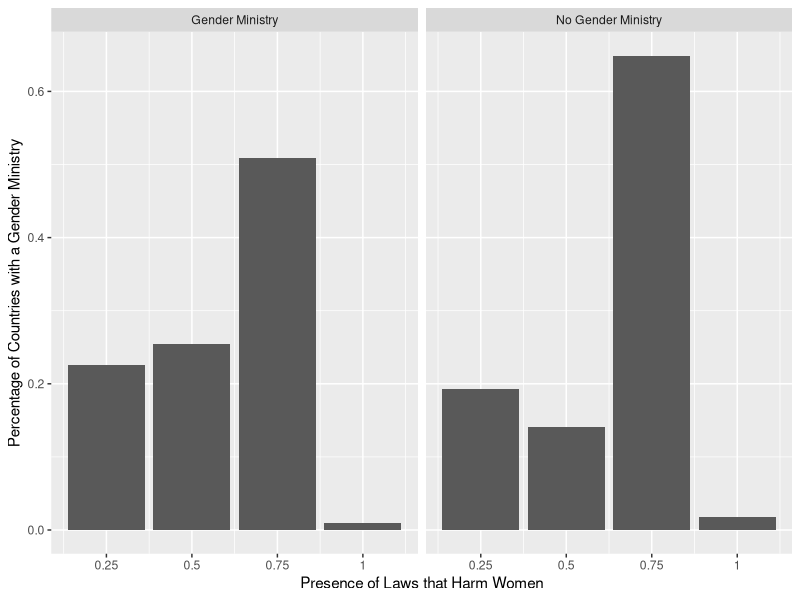
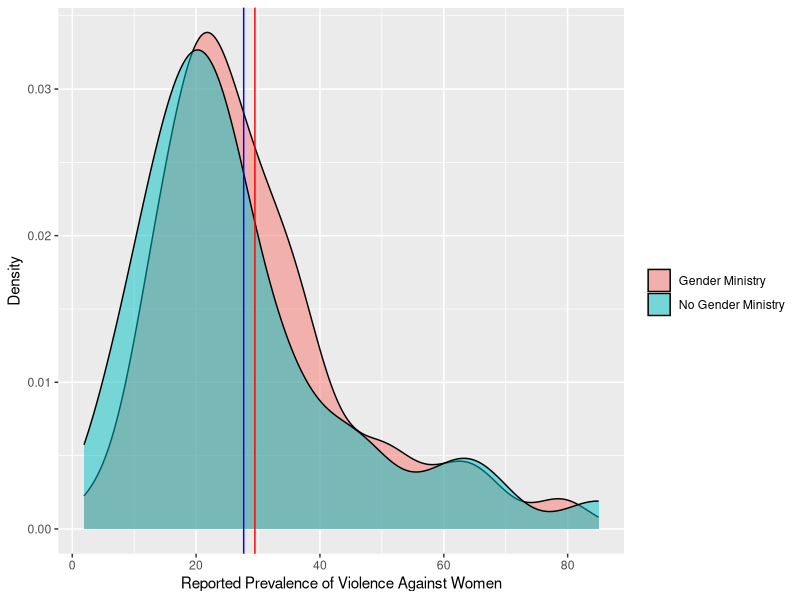

The R script that drew these images, in order:
## ---- chunk 1
library(tidyverse)

vaw <- read.csv("OECD_VAW.csv")
vaw

laws <- read.csv("LAWS.csv")
laws

prevalence <- read.csv("PREVALENCE.csv")
prevalence

attitudes <- read.csv("ATTITUDES.csv")
attitudes

prevalence_and_laws <- read.csv("PREVALENCE_LAWS.csv")
prevalence_and_laws

laws_and_attitudes <- read.csv("LAWS_ATTITUDES.csv")
laws_and_attitudes

attitudes_and_prevalence <- read.csv("ATTITUDES_PREVALENCE.csv")
attitudes_and_prevalence
## ---- chunk 2
laws$LOCATION[2] <- "AUT"
## ---- chunk 3
no_ministry_countries <- c("HUN","ISL","IRL","USA","ALB","ARM","BLR","CHN","HRV","GEO","HKG","KAZ","LVA","MDA","PHL","ROU","RUS","SAU","SGP","SDN","THA","UKR","ARE","URY","BHR","BTN","BOL","COG","CUB","ECU","SLV","ERI","GAB","GTM","GNB","IRQ","KGZ","LAO","MNG","MMR","OMN","PNG","QAT","SWZ","SYR","TJK","TLS","TGO","TKM","UZB","YEM","BRN","MLT","TWN","PAK","KWT", "SRB")

laws_2 <- laws |>
  mutate(Gender_Ministry = "Gender Ministry") |>
  mutate(Gender_Ministry = if_else(LOCATION %in% no_ministry_countries, "No Gender Ministry", Gender_Ministry))
## ---- chunk 4
laws_plot <- ggplot(data = laws_2) +
geom_histogram(mapping = aes(x = Value, y = ..prop..), stat = "count", binwidth = 0.1) +
  # xlim(0, 1) +
  scale_x_continuous(breaks=c(0, 0.25, 0.5, 0.75, 1),
        labels=c("0", "0.25", "0.5","0.75","1")) +
  labs(x = "Presence of Laws that Harm Women",
       y = "Percentage of Countries with a Gender Ministry")
laws_plot + facet_wrap(~Gender_Ministry) 
## ---- chunk 5
no_ministry_countries <- c("HUN","ISL","IRL","USA","ALB","ARM","BLR","CHN","HRV","GEO","HKG","KAZ","LVA","MDA","PHL","ROU","RUS","SAU","SGP","SDN","THA","UKR","ARE","URY","BHR","BTN","BOL","COG","CUB","ECU","SLV","ERI","GAB","GTM","GNB","IRQ","KGZ","LAO","MNG","MMR","OMN","PNG","QAT","SWZ","SYR","TJK","TLS","TGO","TKM","UZB","YEM","BRN","MLT","TWN","PAK","KWT", "SRB")

prevalence_2 <- prevalence |>
  mutate(Gender_Ministry = "Gender Ministry") |>
  mutate(Gender_Ministry = if_else(LOCATION %in% no_ministry_countries, "No Gender Ministry", Gender_Ministry))
prevalence_2
## ---- chunk 6
mean_prevalence_ministry <- prevalence_2 |>
  filter(Gender_Ministry == "Gender Ministry") |>
  summarize(mean_ministry = mean(Value, na.rm = TRUE)) |>
  pull()

mean_prevalence_no_ministry <- prevalence_2 |>
  filter(Gender_Ministry == "No Gender Ministry") |>
  summarize(mean_no_ministry = mean(Value, na.rm = TRUE)) |>
  pull()

prevalence_plot <- ggplot(data = prevalence_2, aes(x = Value, fill = Gender_Ministry)) +
  geom_density(alpha = 0.5) +
  geom_vline(aes(xintercept = mean_prevalence_ministry), color = "red") +
  geom_vline(aes(xintercept = mean_prevalence_no_ministry), color = "blue") +
# geom_histogram(mapping = aes(x = Value), stat = "count") +
  # xlim(0, 100) +
  # scale_x_continuous(breaks=c(0, 25, 50, 75, 100),
  #       labels=c("0", "25", "50","75","100")) +
  labs(x = "Reported Prevalence of Violence Against Women",
       y = "Density",
       fill = "")
prevalence_plot
# prevalence_plot + facet_wrap(~Gender_Ministry) 
